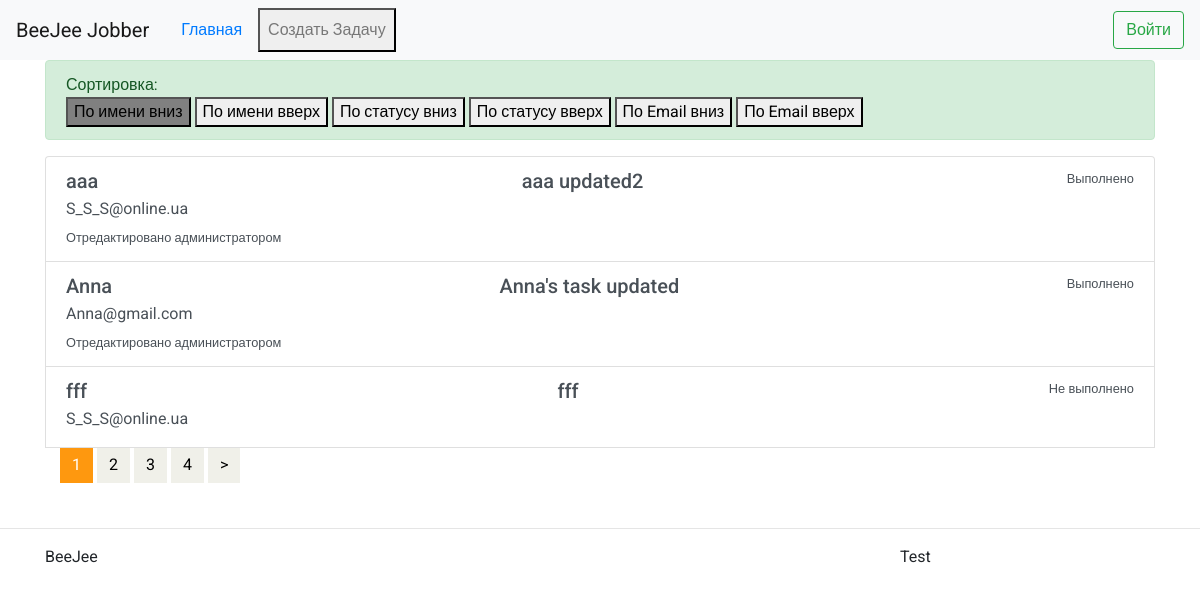
The page / on the database its author committed.
### tables this page shows
CREATE TABLE `tasks` (
  `id` int(11) NOT NULL,
  `user` varchar(255) NOT NULL,
  `email` varchar(255) NOT NULL,
  `done` int(1) NOT NULL,
  `checked` int(1) NOT NULL,
  `text` varchar(255) NOT NULL
);

### config/routes.php (called while the page is built)
<?php
return array(
    'user/login' => 'user/login',
    'user/logout' => 'user/logout',
    'site/sort/([1-6])' => 'site/sort/$1',
    'page-([0-9]+)' => 'site/index/$1',
    'create' => 'site/create',
    'edit/([0-9]+)' => 'site/edit/$1',
    'index.php' => 'site/index',
    '' => 'site/index',
);

### controllers/SiteController.php (called while the page is built, shortened)
<?php
class SiteController
{
    public function actionIndex($page = 1)
    {
        $total = Task::getTotalTasks();
        $tasks = Task::getAllTasks($page, $_SESSION['sort']);
        $pagination = new Pagination($total, $page, Task::SHOW_BY_DEFAULT, 'page-');
        require_once(ROOT . '/views/site/index.php');
        return true;
    }
}

### index.php (called while the page is built, shortened)
<?php
require_once(ROOT.'/components/Autoload.php');
$router = new Router();
$router->run();

### components/Autoload.php (called while the page is built, shortened)
<?php
function autoload($class_name) {
    $array_paths = array(
        '/models/',
        '/components/',
        '/controllers/',
    );
    foreach ($array_paths as $path) {
        $path = ROOT . $path . $class_name . '.php';
    }
}

### models/User.php (called while the page is built, shortened)
<?php
class User
{
    public static function isGuest()
    {
        return true;
    }
}

### models/Task.php (called while the page is built, shortened)
<?php
class Task {
    public static function getAllTasks($page = 1, $sort = 1)
    {
        $limit = self::SHOW_BY_DEFAULT;
        $offset = ($page - 1) * self::SHOW_BY_DEFAULT;
        $db = Db::getConnection();
        $sorting = '';
        switch ($sort) {
            case 1:
                $sorting .= ' order by user asc';
                break;
        }
        $sql = 'SELECT id, user, email, done, checked, text FROM tasks '
                . $sorting
                . ' LIMIT :limit OFFSET :offset ';
        $result = $db->prepare($sql);
        $result->bindParam(':limit', $limit, PDO::PARAM_INT);
        $result->bindParam(':offset', $offset, PDO::PARAM_INT);
        $result->execute();
        $i = 0;
        $tasks = array();
        while ($row = $result->fetch()) {
            $tasks[$i]['id'] = $row['id'];
            $tasks[$i]['user'] = $row['user'];
            $tasks[$i]['email'] = $row['email'];
            $tasks[$i]['done'] = $row['done'];
            $tasks[$i]['checked'] = $row['checked'];
            $tasks[$i]['text'] = $row['text'];
            $i++;
        }
        return $tasks;
    }
    public static function getTotalTasks()
    {
        $db = Db::getConnection();
        $sql = 'SELECT count(id) AS count FROM tasks';
        $result = $db->prepare($sql);
        $result->execute();
        $row = $result->fetch();
        return $row['count'];
    }
}

### views/site/index.php (the view)
<?php include ROOT . '/views/layouts/header.php'; ?>
<div class="container">
   <div class="alert alert-success" role="alert">
       <div>
           <span>Сортировка: </span> <br>
           <a href="site/sort/1" ><button <?php if($_SESSION['sort'] == 1){
                                                echo 'style="background: grey;"';} ?>
                                          >По имени вниз</button></a>
           <a href="site/sort/2" ><button <?php if($_SESSION['sort'] == 2){
                                                echo 'style="background: grey;"';} ?>
                                          >По имени вверх</button></a>
           <a href="site/sort/3" ><button <?php if($_SESSION['sort'] == 3){
                                                echo 'style="background: grey;"';} ?>
                                          >По статусу вниз</button></a>
           <a href="site/sort/4" ><button <?php if($_SESSION['sort'] == 4){
                                                echo 'style="background: grey;"';} ?>
                                          >По статусу вверх</button></a>
           <a href="site/sort/5" ><button <?php if($_SESSION['sort'] == 5){
                                                echo 'style="background: grey;"';} ?>
                                          >По Email вниз</button></a>
           <a href="site/sort/6" ><button <?php if($_SESSION['sort'] == 6){
                                                echo 'style="background: grey;"';} ?>
                                          >По Email вверх</button></a>
       </div>
   </div>
    <div class="list-group">
      <?php foreach ($tasks as $task): ?>
        <a href="<?php echo User::isGuest() ? '#' : 'edit/'. $task['id']; ?>" class="list-group-item list-group-item-action flex-column align-items-start">
              <div class="d-flex w-100 justify-content-between">
                <h5 class="mb-1"><?php echo $task['user']; ?></h5>
                <h5 class="mb-1"><?php echo $task['text']; ?></h5>
                <small><?php echo $task['done'] ? 'Выполнено' : 'Не выполнено' ;?></small>
              </div>
              <p class="mb-1"><?php echo $task['email']; ?></p>
              <small><?php echo $task['checked'] ? 'Отредактировано администратором' : '' ;?></small>
          </a>
      <?php endforeach; ?>
       <?php echo $pagination->get(); ?>
    </div>
</div>
<?php include ROOT . '/views/layouts/footer.php'; ?>

### components/Router.php (shortened to what this page needs)
<?php
class Router
{
    private $routes;
    public function __construct()
    {
        $routesPath = ROOT . '/config/routes.php';
        $this->routes = include($routesPath);
    }
    private function getURI()
    {
        if (!empty($_SERVER['REQUEST_URI'])) {
            return trim($_SERVER['REQUEST_URI'], '/');
        }
    }
    public function run()
    {
        $uri = $this->getURI();
        foreach ($this->routes as $uriPattern => $path) {
            if (preg_match("~$uriPattern~", $uri)) {
                $internalRoute = preg_replace("~$uriPattern~", $path, $uri);
                $segments = explode('/', $internalRoute);
                $controllerName = array_shift($segments) . 'Controller';
                $actionName = 'action' . ucfirst(array_shift($segments));
                $parameters = $segments;
                $controllerObject = new $controllerName;
                $result = call_user_func_array(array($controllerObject, $actionName), $parameters);
                if ($result != null) {
                    break;
                }
            }
        }
    }
}

### views/layouts/header.php (shortened to what this page needs)
<!DOCTYPE html>
<html lang="ru">
    <head>
        <link href="/template/css/bootstrap.min.css" rel="stylesheet">
        <link href="/template/css/main.css" rel="stylesheet">
    </head>
<body>
<nav class="navbar navbar-expand-lg navbar-light bg-light">
  <a class="navbar-brand" href="/">BeeJee Jobber</a>
  <a class="navbar" href="/">Главная</a>
  <div class="collapse navbar-collapse" id="navbarTogglerDemo02">
    <ul class="navbar-nav mr-auto mt-2 mt-lg-0">
      <li class="nav-item active">
          <a href="create">
            <button class="nav-link">Создать Задачу</button>
          </a>
      </li>
    </ul>
      <?php if (User::isGuest()): ?>
        <a href="user/login">
        <button class="btn btn-outline-success my-2 my-sm-0 my-2 my-lg-0" >Войти</button>
      </a>
    <?php else: ?>
        <a href="user/logout">
        <button class="btn btn-outline-danger my-2 my-sm-0 my-2 my-lg-0 " >Выйти</button>
      </a>
    <?php endif; ?>
  </div>
</nav>

### components/Pagination.php (shortened to what this page needs)
<?php
class Pagination
{
    private $max = 10;
    private $index = 'page';
    private $current_page;
    private $total;
    private $limit;
    public function __construct($total, $currentPage, $limit, $index)
    {
        $this->total = $total;
        $this->limit = $limit;
        $this->index = $index;
        $this->amount = $this->amount();
    }
    public function get()
    {
        $links = null;
        $limits = $this->limits();
        $html = '<ul class="pagination">';
        for ($page = $limits[0]; $page <= $limits[1]; $page++) {
            if ($page == $this->current_page) {
                $links .= '<li class="active"><a href="#">' . $page . '</a></li>';
            } else {
                $links .= $this->generateHtml($page);
            }
        }
        if (!is_null($links)) {
            if ($this->current_page < $this->amount)
                $links .= $this->generateHtml($this->amount, '&gt;');
        }
        $html .= $links . '</ul>';
        return $html;
    }
    private function generateHtml($page, $text = null)
    {
        if (!$text)
            $text = $page;
        $currentURI = rtrim($_SERVER['REQUEST_URI'], '/') . '/';
        $currentURI = preg_replace('~/page-[0-9]+~', '', $currentURI);
        return
                '<li><a href="' . $currentURI . $this->index . $page . '">' . $text . '</a></li>';
    }
    private function limits()
    {
        $left = $this->current_page - round($this->max / 2);
        $start = $left > 0 ? $left : 1;
        if ($start + $this->max <= $this->amount) {
            $end = $start > 1 ? $start + $this->max : $this->max;
        } else {
            $end = $this->amount;
            $start = $this->amount - $this->max > 0 ? $this->amount - $this->max : 1;
        }
        return
                array($start, $end);
    }
    private function setCurrentPage($currentPage)
    {
        $this->current_page = $currentPage;
    }
    private function amount()
    {
        return ceil($this->total / $this->limit);
    }
}

### views/layouts/footer.php (shortened to what this page needs)
<div style="margin-top: 20px">
    <hr>
</div>
<div class="container">
    <div class="row">
        <div class="col-3">BeeJee</div>
        <div class="col-3"></div>
        <div class="col-3"></div>
        <div class="col-3">Test</div>
    </div>
</div>
</body>
</html>

### template/css/main.css (style rules this page uses)
body { font-family: 'Roboto', sans-serif; background:; position: relative; font-weight:400px; }
html, body { height: 100%; margin: 0; padding: 0; }
ul li { list-style: none; }
a { -webkit-transition: 300ms; -moz-transition: 300ms; -o-transition: 300ms; transition: 300ms; }
h1, h2, h3, h4, h5, h6 { font-family: 'Roboto', sans-serif; }
.navbar-collapse.collapse { padding-left: 0; }
.pagination { display: inline-block; margin-bottom: 25px; margin-top: 0; padding-left: 15px; }
.pagination li:first-child a, .pagination li:first-child span { border-bottom-left-radius: 0; border-top-left-radius: 0; margin-left: 0; }
.pagination li:last-child a, .pagination li:last-child span { border-bottom-right-radius: 0; border-top-right-radius: 0; }
.pagination .active a, .pagination .active span, .pagination .active a:hover, .pagination .active span:hover, .pagination .active a:focus, .pagination .active span:focus { background-color: #FE980F; border-color: #FE980F; color: #FFFFFF; cursor: default; z-index: 2; }
.pagination li a, .pagination li span { background-color: #f0f0e9; border: 0; float: left; line-height: 1.42857; margin-left: -1px; padding: 6px 12px; position: relative; text-decoration: none; margin-right: 5px; color:#000; }

### rows shown on the page
tasks: user "aaa", text "aaa updated2", done "Выполнено", email "S_S_S@online.ua", checked "Отредактировано администратором"
tasks: user "Anna", text "Anna's task updated", done "Выполнено", email "Anna@gmail.com", checked "Отредактировано администратором"
tasks: user "fff", text "fff", done "Не выполнено", email "S_S_S@online.ua"

### other values the page prints
$text "2"
$text "3"
$text "4"
$text ">"
